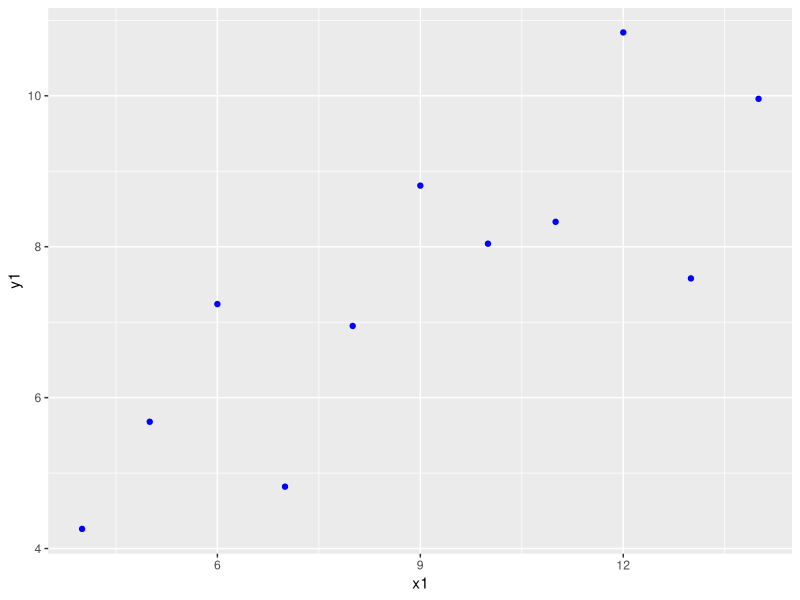
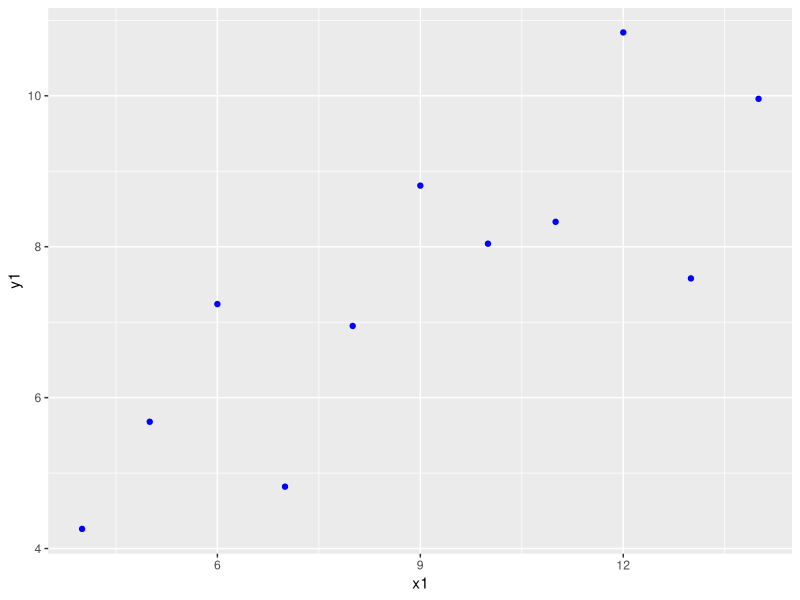
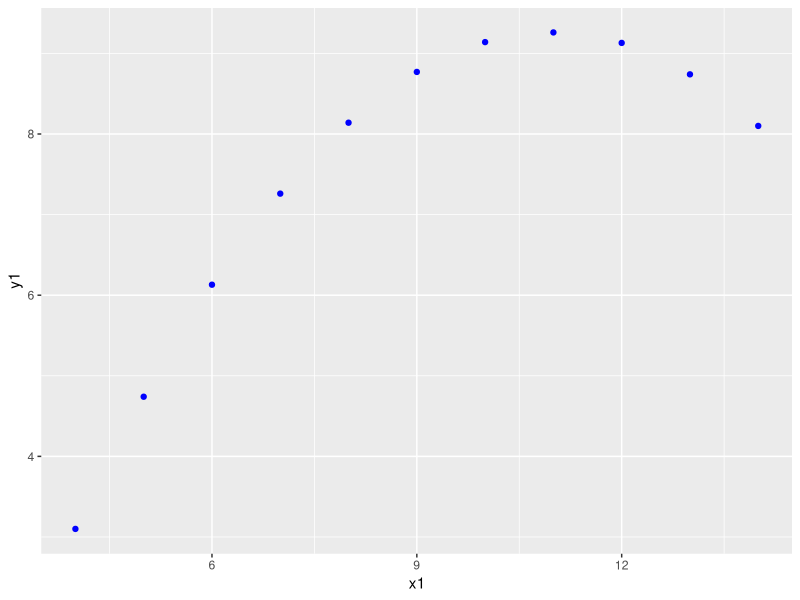
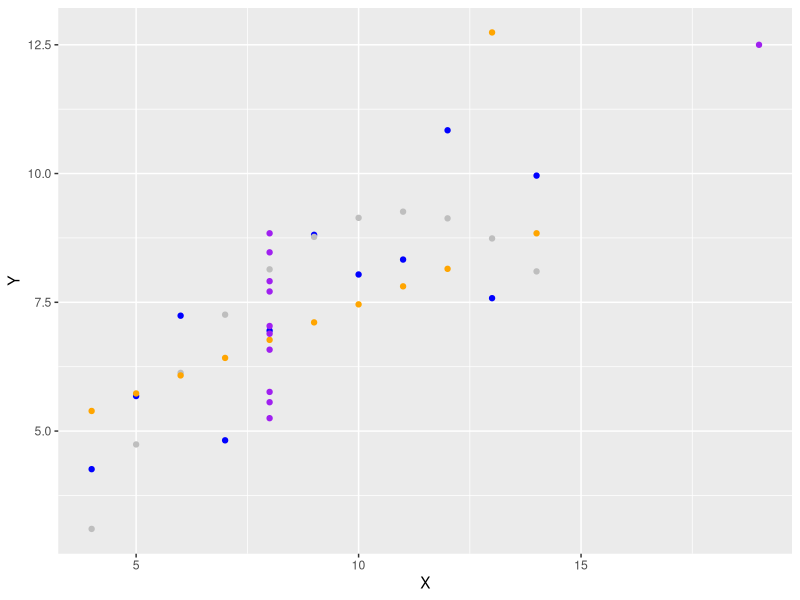
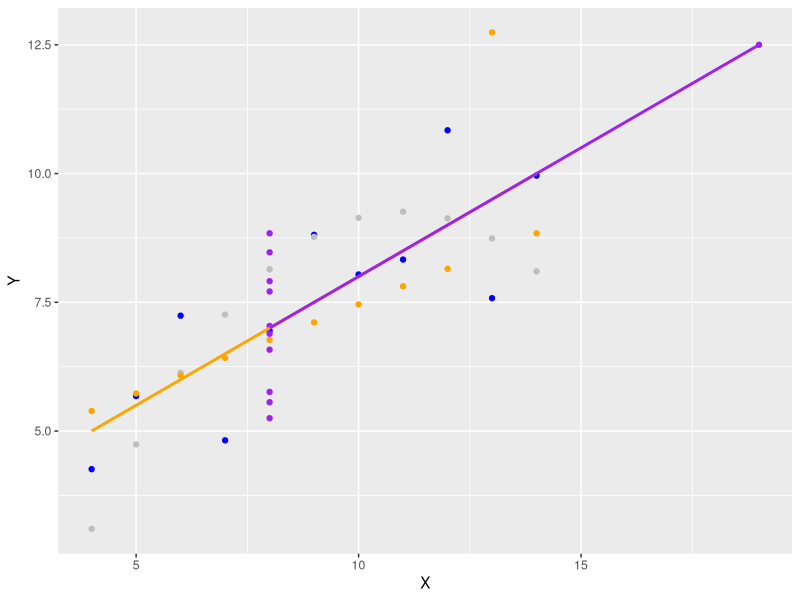
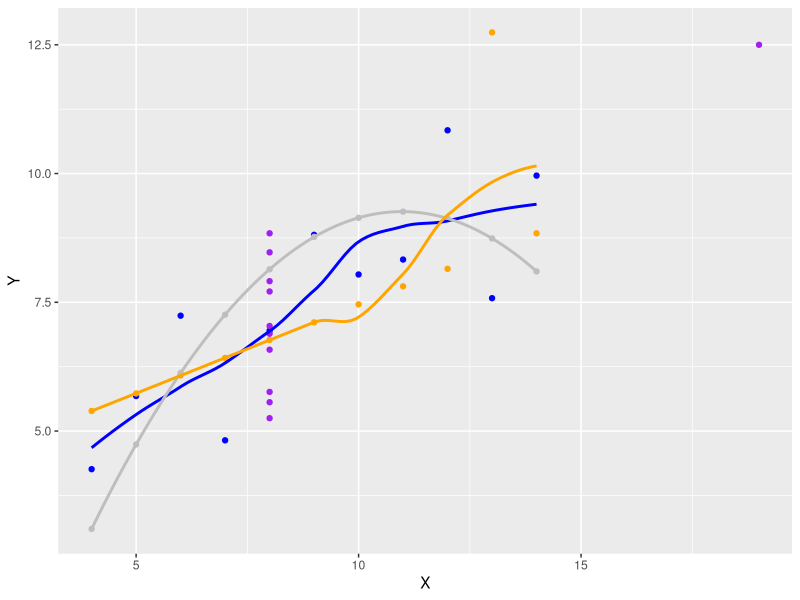
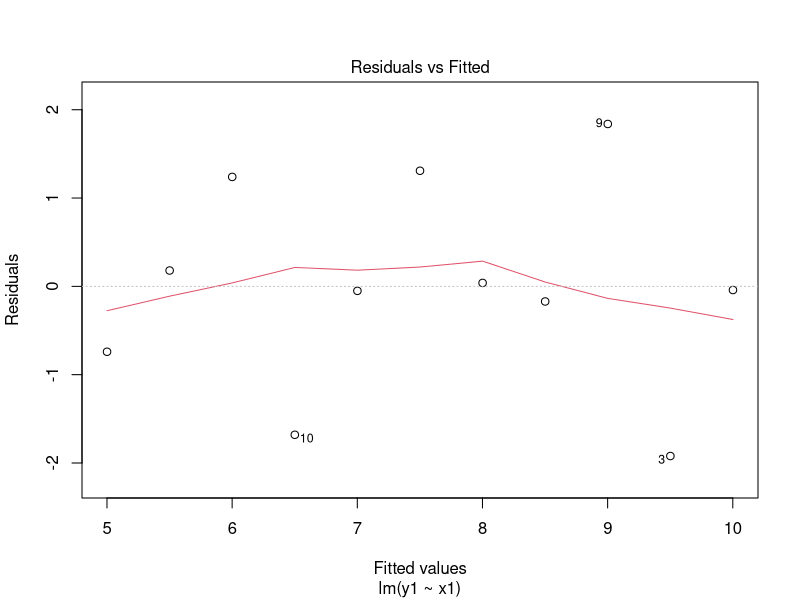
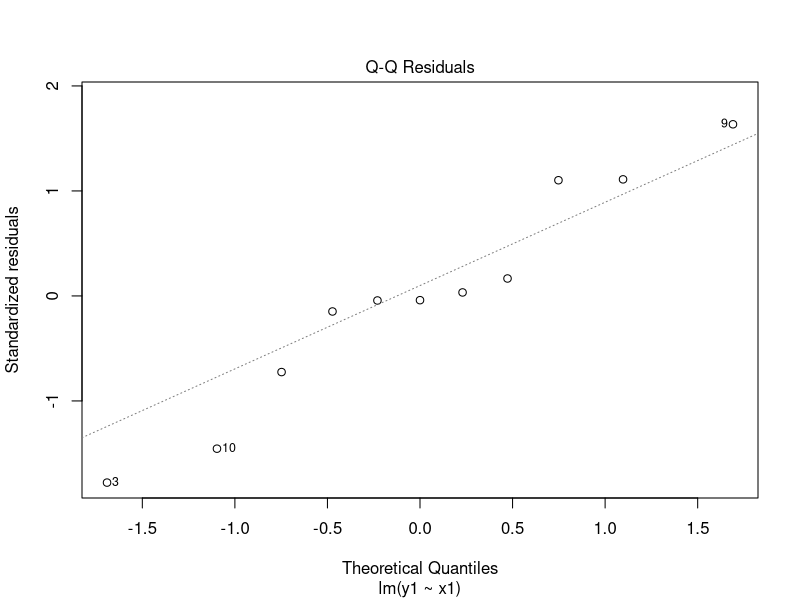

Write R code to recreate these figures, in order.
## ---- chunk 1
printAnswers <- FALSE
## ---- chunk 2
library(dplyr)
library(magrittr)
library(ggplot2)
## ---- chunk 3
fit1 <- anscombe %$%
  lm(y1 ~ x1)
## ---- chunk 4
fit2 <- anscombe %$%
  lm(y2 ~ x2)
fit3 <- anscombe %$%
  lm(y3 ~ x3)
fit4 <- anscombe %$%
  lm(y4 ~ x4)
## ---- chunk 5
output <- data.frame(fit1 = coef(fit1),
                     fit2 = coef(fit2),
                     fit3 = coef(fit3),
                     fit4 = coef(fit4))
row.names(output) <- names(coef(fit1))
## ---- chunk 6
output
## ---- chunk 7
# These estimates are very similar. 
## ---- chunk 8
anscombe %>%
  ggplot(aes(x = x1, y = y1)) + 
  geom_point(color = "blue")
## ---- chunk 9
anscombe %>%
  ggplot() + 
  geom_point(aes(x = x1, y = y1), color = "blue")
## ---- chunk 10
anscombe %>%
  ggplot(aes(x = x1, y = y1)) + 
  geom_point(aes(x = x2, y = y2), color = "blue")
## ---- chunk 11
gg <- anscombe %>%
  ggplot() + 
  geom_point(aes(x = x1, y = y1), color = "blue") + 
  geom_point(aes(x = x2, y = y2), color = "gray") + 
  geom_point(aes(x = x3, y = y3), color = "orange") + 
  geom_point(aes(x = x4, y = y4), color = "purple") +
  ylab("Y") + xlab("X")

gg
## ---- chunk 12
gg + # take the plot under #5 as the starting point 
  geom_smooth(aes(x = x3, y = y3), method = "lm", se = FALSE, color = "orange") + 
  geom_smooth(aes(x = x4, y = y4), method = "lm", se = FALSE, color = "purple")
## ---- chunk 13
gg + # take the plot under #5 as the starting point 
  geom_smooth(aes(x = x1, y = y1), method = "loess", se = FALSE, color = "blue") + 
  geom_smooth(aes(x = x2, y = y2), method = "loess", se = FALSE, color = "grey") +
  geom_smooth(aes(x = x3, y = y3), method = "loess", se = FALSE, color = "orange") 
## ---- chunk 14
plot(fit1)
## ---- chunk 15
#- The data does not follow a linear trend, the deviation would definitely worry me. 
#- The residuals seem non-normally distributed, especially in the tails from the `Normal Q-Q` plot. 
#- I could not still argue that the residual variance seems more-or-less constant over the level of the fitted values. The residual variance is heteroscedastic.  
#- Case 8 has quite some leverage and a large residual. It's cook's distance is greater than `.5`. 

plot(fit2)
## ---- chunk 16
#- The data follows a perfect linear trend, except for case #3 
#- The residuals seem normally distributed, except for case #3
#- I could not still argue that the residual variance seems more-or-less constant over the level of the fitted values. The residual variance is heteroscedastic. However, if case #3 were omitted, there are no residuals: every point falls perfectly on the regression line. 
#- Case 3 has quite some leverage, but not as large as other cases. Case #3 has the largest residual. It's cook's distance is greater than `1`. 

plot(fit3)
## ---- chunk 17
#- The data follows no trend. You'd be an idiot to perform linear regression on this set. 
#- The residuals seem normally distributed
#- I could not still argue that the residual variance seems more-or-less constant over the level of the fitted values. The residual variance does not exist for fitted values other than 7!
#- Case 8 has a leverage of 1; hence it is omitted from most of the plots. The plot over the remaining points is redundant.  

plot(fit4)
